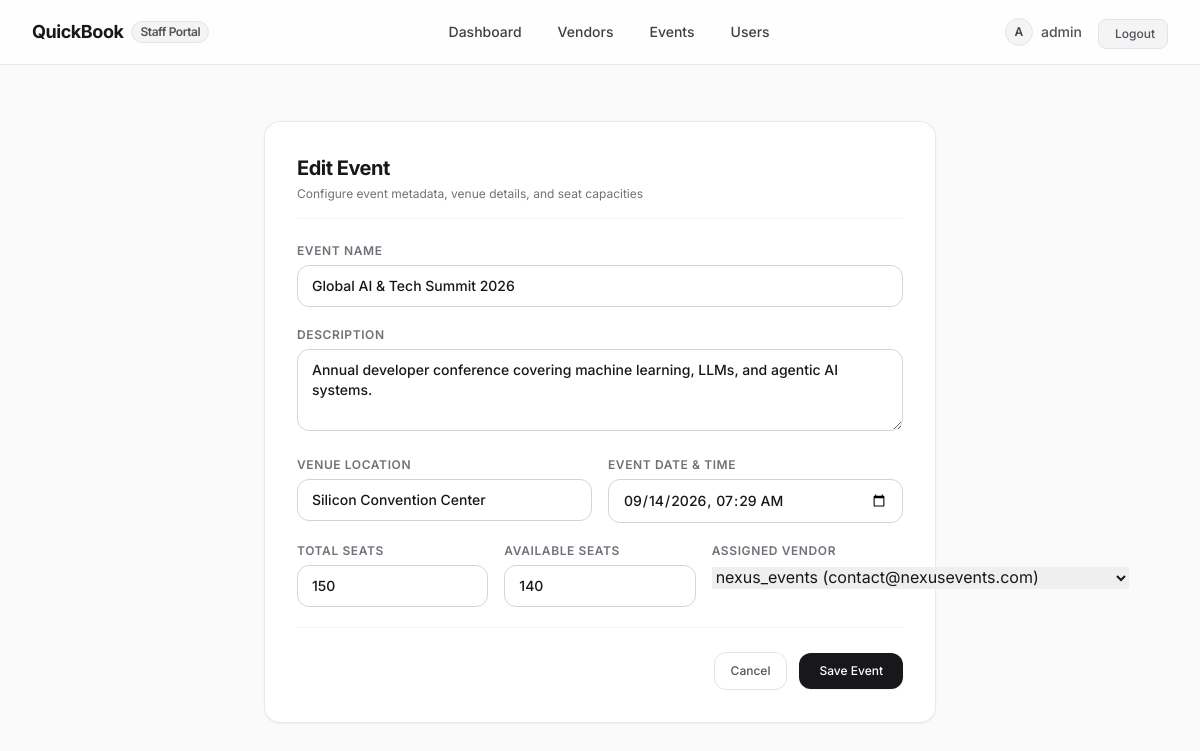
/dashboard/events/3/edit/ (signed in), run on the app's committed database.
### accounts/models.py (models this page shows, shortened)
class User(AbstractUser):
    email = models.EmailField(unique=True)
    is_vendor = models.BooleanField(default=False)
    referral_code = models.CharField(max_length=20, unique=True, blank=True, null=True)
    referred_by = models.ForeignKey(
        'self',
        on_delete=models.SET_NULL,
        null=True,
        blank=True,
        related_name='referrals'
    )
    created_at = models.DateTimeField(auto_now_add=True)
    def __str__(self):
        return f"{self.username} ({self.email})"

### events/models.py (models this page shows, shortened)
class Event(models.Model):
    name = models.CharField(max_length=255)
    description = models.TextField(blank=True, default='')
    venue = models.CharField(max_length=255)
    event_date = models.DateTimeField()
    total_seats = models.PositiveIntegerField()
    available_seats = models.PositiveIntegerField(blank=True, null=True)
    vendor = models.ForeignKey(
        settings.AUTH_USER_MODEL,
        on_delete=models.CASCADE,
        related_name='events',
        null=True,
        blank=True
    )
    created_at = models.DateTimeField(auto_now_add=True)
    updated_at = models.DateTimeField(auto_now=True)

### dashboard/views.py (the view)
# urls.py: path('events/<int:pk>/edit/', EventUpdateView.as_view(), name='dashboard-event-update'),
class EventUpdateView(DashboardAccessMixin, UpdateView):
    model = Event
    form_class = EventForm
    template_name = 'dashboard/event_form.html'
    success_url = reverse_lazy('dashboard-event-list')
    def get_queryset(self):
        qs = Event.objects.all()
        if self.request.user.is_vendor and not self.request.user.is_staff:
            qs = qs.filter(vendor=self.request.user)
        return qs
    def get_form(self, form_class=None):
        form = super().get_form(form_class)
        if self.request.user.is_vendor and not self.request.user.is_staff:
            form.fields['vendor'].queryset = User.objects.filter(id=self.request.user.id)
        return form
    def get_context_data(self, **kwargs):
        context = super().get_context_data(**kwargs)
        context['title'] = "Edit Event"
        return context

### dashboard/forms.py
class EventForm(forms.ModelForm):
    class Meta:
        model = Event
        fields = ['name', 'description', 'venue', 'event_date', 'total_seats', 'available_seats', 'vendor']
        widgets = {
            'name': forms.TextInput(attrs={'class': 'form-control'}),
            'description': forms.Textarea(attrs={'class': 'form-control', 'rows': 3}),
            'venue': forms.TextInput(attrs={'class': 'form-control'}),
            'event_date': forms.DateTimeInput(attrs={'class': 'form-control', 'type': 'datetime-local'}),
            'total_seats': forms.NumberInput(attrs={'class': 'form-control'}),
            'available_seats': forms.NumberInput(attrs={'class': 'form-control'}),
            'vendor': forms.Select(attrs={'class': 'form-select'}),
        }

### dashboard/views.py (called while the page is built)
    def test_func(self):
        return self.request.user.is_authenticated and (self.request.user.is_staff or self.request.user.is_vendor)

### dashboard/templates/dashboard/event_form.html (shortened to what this page needs)
{% extends 'dashboard/base.html' %}
{% block content %}
<div class="max-w-2xl mx-auto py-6">
    <div class="bg-white border border-zinc-200/80 rounded-2xl p-8 shadow-sm">
        <div class="mb-6 pb-4 border-b border-zinc-100">
            <h2 class="text-xl font-bold tracking-tight text-zinc-900">{{ title }}</h2>
            <p class="text-xs text-zinc-500 mt-1">Configure event metadata, venue details, and seat capacities</p>
        </div>
        <form method="post" class="space-y-5">
            <div>
                <label class="block text-xs font-semibold uppercase tracking-wider text-zinc-500 mb-1.5">Event Name</label>
                <input type="text" name="name" value="{{ form.name.value|default:'' }}" required class="w-full px-3.5 py-2.5 rounded-xl border border-zinc-300 text-sm font-medium text-zinc-900 focus:outline-none focus:ring-2 focus:ring-zinc-900 focus:border-zinc-900 transition-all">
            </div>
            <div>
                <label class="block text-xs font-semibold uppercase tracking-wider text-zinc-500 mb-1.5">Description</label>
                <textarea name="description" rows="3" class="w-full px-3.5 py-2.5 rounded-xl border border-zinc-300 text-sm font-medium text-zinc-900 focus:outline-none focus:ring-2 focus:ring-zinc-900 focus:border-zinc-900 transition-all">{{ form.description.value|default:'' }}</textarea>
            </div>
            <div class="grid grid-cols-1 sm:grid-cols-2 gap-4">
                <div>
                    <label class="block text-xs font-semibold uppercase tracking-wider text-zinc-500 mb-1.5">Venue Location</label>
                    <input type="text" name="venue" value="{{ form.venue.value|default:'' }}" required class="w-full px-3.5 py-2.5 rounded-xl border border-zinc-300 text-sm font-medium text-zinc-900 focus:outline-none focus:ring-2 focus:ring-zinc-900 focus:border-zinc-900 transition-all">
                </div>
                <div>
                    <label class="block text-xs font-semibold uppercase tracking-wider text-zinc-500 mb-1.5">Event Date & Time</label>
                    <input type="datetime-local" name="event_date" value="{{ form.event_date.value|date:'Y-m-d\TH:i' }}" required class="w-full px-3.5 py-2.5 rounded-xl border border-zinc-300 text-sm font-medium text-zinc-900 focus:outline-none focus:ring-2 focus:ring-zinc-900 focus:border-zinc-900 transition-all">
                </div>
            </div>
            <div class="grid grid-cols-1 sm:grid-cols-3 gap-4">
                <div>
                    <label class="block text-xs font-semibold uppercase tracking-wider text-zinc-500 mb-1.5">Total Seats</label>
                    <input type="number" name="total_seats" value="{{ form.total_seats.value|default:'' }}" required class="w-full px-3.5 py-2.5 rounded-xl border border-zinc-300 text-sm font-medium text-zinc-900 focus:outline-none focus:ring-2 focus:ring-zinc-900 focus:border-zinc-900 transition-all">
                </div>
                <div>
                    <label class="block text-xs font-semibold uppercase tracking-wider text-zinc-500 mb-1.5">Available Seats</label>
                    <input type="number" name="available_seats" value="{{ form.available_seats.value|default:'' }}" class="w-full px-3.5 py-2.5 rounded-xl border border-zinc-300 text-sm font-medium text-zinc-900 focus:outline-none focus:ring-2 focus:ring-zinc-900 focus:border-zinc-900 transition-all" placeholder="Defaults to Total">
                </div>
                <div>
                    <label class="block text-xs font-semibold uppercase tracking-wider text-zinc-500 mb-1.5">Assigned Vendor</label>
                    {{ form.vendor }}
                </div>
            </div>
            <div class="flex items-center justify-end space-x-3 pt-6 border-t border-zinc-100">
                <a href="{% url 'dashboard-event-list' %}" class="px-4 py-2.5 rounded-xl border border-zinc-200 text-xs font-medium text-zinc-600 hover:bg-zinc-100 transition-colors">Cancel</a>
                <button type="submit" class="px-5 py-2.5 rounded-xl bg-zinc-900 hover:bg-zinc-800 text-white font-medium text-xs transition-all shadow-sm">Save Event</button>
            </div>
        </form>
    </div>
</div>
{% endblock %}

### dashboard/templates/dashboard/base.html (shortened to what this page needs)
<!DOCTYPE html>
<html lang="en" class="h-full bg-zinc-50 text-zinc-900">
<head>
    <script src="https://cdn.tailwindcss.com"></script>
    <link href="https://cdn.jsdelivr.net/npm/remixicon@3.5.0/fonts/remixicon.css" rel="stylesheet">
</head>
<body class="min-h-full flex flex-col antialiased selection:bg-zinc-900 selection:text-white">
    <header class="sticky top-0 z-40 bg-white/80 backdrop-blur-md border-b border-zinc-200/80">
        <div class="max-w-7xl mx-auto px-4 sm:px-6 lg:px-8">
            <div class="flex items-center justify-between h-16">
                <div class="flex items-center space-x-3">
                    <a href="{% if user.is_vendor and not user.is_staff %}{% url 'dashboard-event-list' %}{% else %}{% url 'dashboard-home' %}{% endif %}" class="flex items-center space-x-2 text-zinc-900 font-bold text-lg tracking-tight hover:opacity-80 transition-opacity">
                        <span>QuickBook</span>
                        {% if user.is_staff %}
                        <span class="text-xs font-semibold px-2 py-0.5 rounded-full bg-zinc-100 text-zinc-600 border border-zinc-200">Staff Portal</span>
                        {% elif user.is_vendor %}
                        <span class="text-xs font-semibold px-2 py-0.5 rounded-full bg-emerald-50 text-emerald-700 border border-emerald-200">Vendor Portal</span>
                        {% else %}
                        <span class="text-xs font-semibold px-2 py-0.5 rounded-full bg-zinc-100 text-zinc-600 border border-zinc-200">Dashboard</span>
                        {% endif %}
                    </a>
                </div>
                {% if user.is_authenticated %}
                <nav class="hidden md:flex items-center space-x-1">
                    {% if user.is_staff %}
                    <a href="{% url 'dashboard-home' %}" class="px-3.5 py-2 rounded-lg text-sm font-medium transition-colors hover:bg-zinc-100 text-zinc-700">
                         Dashboard
                    </a>
                    <a href="{% url 'dashboard-vendor-list' %}" class="px-3.5 py-2 rounded-lg text-sm font-medium transition-colors hover:bg-zinc-100 text-zinc-700">
                         Vendors
                    </a>
                    <a href="{% url 'dashboard-event-list' %}" class="px-3.5 py-2 rounded-lg text-sm font-medium transition-colors hover:bg-zinc-100 text-zinc-700">
                         Events
                    </a>
                    <a href="{% url 'dashboard-user-list' %}" class="px-3.5 py-2 rounded-lg text-sm font-medium transition-colors hover:bg-zinc-100 text-zinc-700">
                         Users
                    </a>
                    {% elif user.is_vendor %}
                    <a href="{% url 'dashboard-event-list' %}" class="px-3.5 py-2 rounded-lg text-sm font-medium transition-colors hover:bg-zinc-100 text-zinc-700">
                        <i class="ri-calendar-event-line me-1 text-zinc-400"></i> My Events
                    </a>
                    {% endif %}
                </nav>
                <div class="flex items-center space-x-4">
                    <div class="flex items-center space-x-2 text-sm text-zinc-600 font-medium">
                        <div class="w-7 h-7 rounded-full bg-zinc-100 border border-zinc-200 flex items-center justify-center text-zinc-700 font-semibold text-xs">
                            {{ user.username|slice:":1"|upper }}
                        </div>
                        <span>{{ user.username }}</span>
                    </div>
                    <form method="post" action="{% url 'dashboard-logout' %}" class="inline">
                        <button type="submit" class="inline-flex items-center px-3 py-1.5 text-xs font-medium rounded-lg text-zinc-600 bg-zinc-100 hover:bg-zinc-200/80 transition-colors border border-zinc-200">
                             Logout
                        </button>
                    </form>
                </div>
                {% endif %}
            </div>
        </div>
    </header>
    <main class="flex-grow max-w-7xl w-full mx-auto px-4 sm:px-6 lg:px-8 py-8">
        {% block content %}{% endblock %}
    </main>
</body>
</html>

### dashboard/templates/dashboard/base.html (style rules this page uses)
body { font-family: 'Inter', sans-serif; }

### data on the page
User: username "A", username "admin"
Event: name "Global AI & Tech Summit 2026", description "Annual developer conference covering machine learning, LLMs, and agentic AI systems.", venue "Silicon Convention Center", vendor "nexus_events (contact@nexusevents.com)"

### other printed values
{{ title }} "Edit Event"
